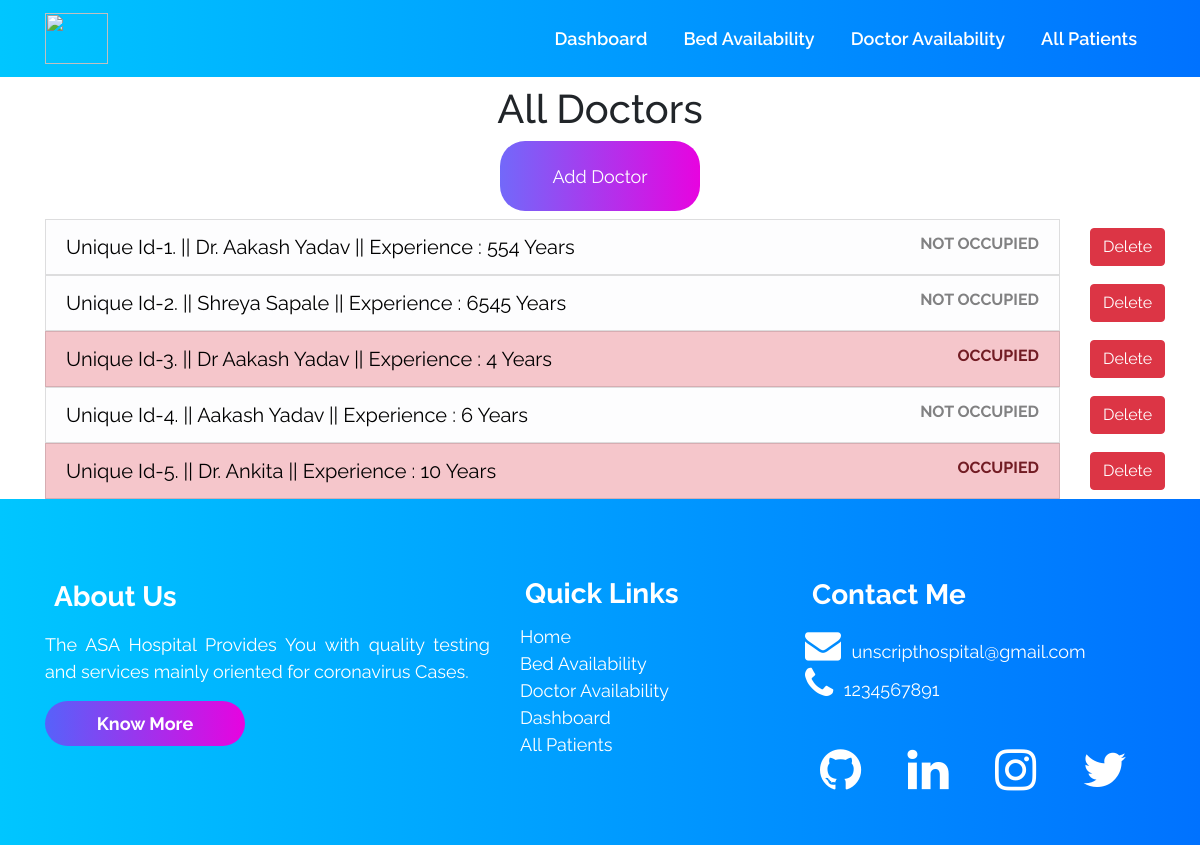
/doctoravailability/, run on an earlier commit of the app's database.
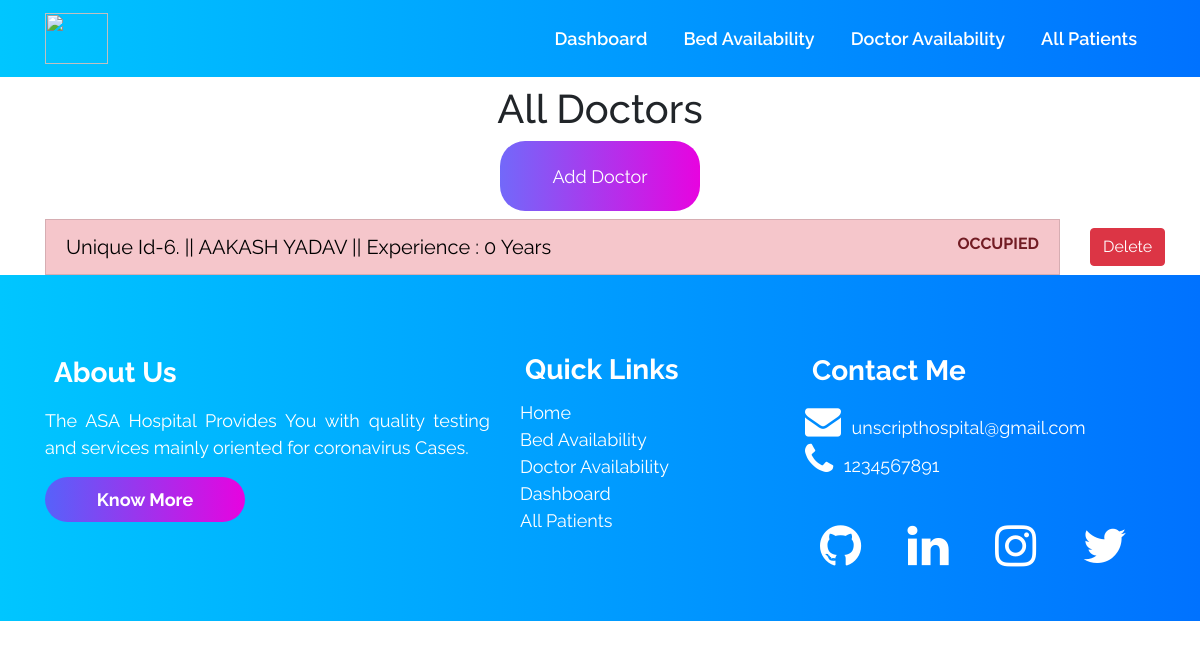
And on a later commit of the database.
### accounts/models.py (models this page shows, shortened)
class Doctor (models.Model):
    doctor_id = models.AutoField(primary_key=True)
    name = models.CharField(max_length=500, default="")
    phone = models.CharField(default="", max_length=500)
    experience_in_years = models.IntegerField(default=0)
    occupied = models.BooleanField(default=False)

### accounts/views.py (the view)
# urls.py: path("doctoravailability/", views.doctoravailability,
def doctoravailability(request):
    all_doctor_objects = Doctor.objects.all()
    context = {'all_doctors': all_doctor_objects}
    return render(request, 'doctoravailability.html', context)

### templates/doctoravailability.html (shortened to what this page needs)
{% extends 'innerbase.html' %}
{% load static %}
{% block cssLinks %}
<link rel="stylesheet" href="{% static 'css/doctoravailability.css' %}">
{% endblock %}
{% block body %}
<div class="container">
    <h1 class="text-center heading my-2">All Doctors</h1>
    <div class="container text-center my-2">
        <a href="/adddoctor">
            <button class="commonbuttons text-center">Add Doctor</button>
        </a>
    </div>
    <ul class="list-group">
        {% for doctor in all_doctors %}
        <div class="row">
            <div class="col-11">
                <a href="/doctors/{{doctor.doctor_id}}" style="text-decoration: none;">
                    <li class="list-group-item list-group-item-action
                    {% if doctor.occupied %} list-group-item-danger {% else %} list-group-item-light {% endif %}
                    ">
                        <div class="row">
                            <div class="col-md-9 header-of-list">
                                Unique Id-{{doctor.pk}}. || {{doctor.name}} || Experience :
                                {{doctor.experience_in_years}} Years
                            </div>
                            <div class="col-md-3 text-right">
                                <b>
                                    {% if doctor.occupied %} OCCUPIED {% else %} NOT OCCUPIED {% endif %}
                                </b>
                            </div>
                        </div>
                    </li>
                </a>
            </div>
            <div class="col-1 text-center align-self-center">
                <button type="button" class="btn btn-danger" data-bs-toggle="modal" data-bs-target="#exampleModal">
                    Delete
                </button>
            </div>
        </div>
        {% empty %}
        <li class="list-group-item list-group-item-action">NO ITEMS ACCORDING TO YOUR SEARCH</li>
        {% endfor %}
    </ul>
</div>
{% endblock %}

### templates/innerbase.html (shortened to what this page needs)
{% load static %}
<!DOCTYPE html>
<html lang="en">
<head>
    <link rel="stylesheet" href="{% static 'css/base.css' %}">
    {% block cssLinks %}{% endblock %}
    <link rel="stylesheet" href="https://cdnjs.cloudflare.com/ajax/libs/font-awesome/4.7.0/css/font-awesome.min.css" />
    <link rel="stylesheet" href="https://stackpath.bootstrapcdn.com/bootstrap/4.5.0/css/bootstrap.min.css"
>
</head>
<body>
    <nav class="navbar navbar-expand-lg sticky-top ">
        <div class="container">
            <a class="navbar-brand" href="/">
                <section id="leftlogo">
                    <img src="https://res.cloudinary.com/dnv3ztqf1/image/upload/v1608906379/Images%20for%20UNSCRIPT%20ROOKIE/logos/navbarlogo_kn59xi.png"
                        width="100%" class="d-inline-block align-top" loading="lazy" />
                </section>
            </a>
            <div class="collapse navbar-collapse" id="navbarNav">
                <ul class="navbar-nav ml-auto">
                    <li class="link-background">
                        <a href="/dashboard" class="nav-link left">Dashboard</a>
                    </li>
                    <li class="link-background">
                        <a href="/bedavailability" class="nav-link left">Bed Availability</a>
                    </li>
                    <li class="link-background">
                        <a href="/doctoravailability" class="nav-link left">Doctor Availability</a>
                    </li>
                    <li class="link-background">
                        <a href="/allpatients" class="nav-link left">All Patients</a>
                    </li>
                </ul>
            </div>
        </div>
    </nav>
    {% block body %}{% endblock %}
    <div class="outer_box_for_waves">
        <section id="wavesbelownavbar">
        </section>
    </div>
    <div class="footer_bottom">
        <br /><br />
        <div class="container">
            <div class="row">
                <div class="col-md-5 footer_about_section">
                    <h3><b>About Us</b></h3>
                    <p class="text-justify about_footer">
                        The ASA Hospital Provides You with quality testing and
                        services mainly oriented for coronavirus Cases.
                    </p>
                    <a href="#"><button id="commonbuttons"><b>Know More</b></button></a>
                </div>
                <div class="col-md-3 footer_quicklinks_section">
                    <h3><b>Quick Links</b></h3>
                    <ul class="footer-links">
                        <li><a href="/">Home</a></li>
                        <li><a href="/bedavailability">Bed Availability</a></li>
                        <li><a href="/doctoravailability">Doctor Availability</a></li>
                        <li><a href="/dashboard">Dashboard</a></li>
                        <li><a href="/allpatients">All Patients</a></li>
                    </ul>
                </div>
                <div class=" col-md-4 footer_contact_section">
                    <h3><b>Contact Me</b></h3>
                    <ul class="footer-links">
                        <li>
                            <a href="mailto:aakashcoder1210@gmail.com?subject =Hello Aakash = Message"><i
                                    style="padding-right: 3%" class="fa fa-2x fa-envelope"
                                    aria-hidden="true"></i>unscripthospital@gmail.com</a>
                        </li>
                        <li>
                            <a href="tel:+91 1234567891"><i style="padding-right: 3%" class="fa fa-2x fa-phone"
                                    aria-hidden="true"></i>1234567891</a>
                        </li>
                    </ul>
                    <br />
                    <div class="container">
                        <div class="row">
                            <div class="col-sm-3">
                                <a href="https://github.com/AakashCode12" target="_blank"><i id="github"
                                        class="fa fa-3x fa-github" aria-hidden="true"></i></a>
                            </div>
                            <div class="col-sm-3">
                                <a href="https://www.linkedin.com/in/aakash-yadav-a30627190/" target="_blank"><i
                                        id="linkedin" class="fa fa-3x fa-linkedin" aria-hidden="true"></i></a>
                            </div>
                            <div class="col-sm-3">
                                <a href="https://www.instagram.com/aakash_igram/" target="_blank"><i id="instagram"
                                        class="fa fa-3x fa-instagram" aria-hidden="true"></i></a>
                            </div>
                            <div class="col-sm-3">
                                <a href="https://twitter.com/Aakashv0007" target="_blank"><i id="twitter"
                                        class="fa fa-3x fa-twitter" aria-hidden="true"></i></a>
                            </div>
                        </div>
                    </div>
                </div>
            </div>
        </div>
        <br /><br />
    </div>
</body>
</html>

### static/css/base.css (style rules this page uses)
* { margin: 0; padding: 0; font-family: "Raleway", sans-serif; scroll-behavior: smooth; }
.navbar a { color: rgb(255, 255, 255) !important; transition: all 0.3s ease-in-out; }
.footer_bottom a { color: rgb(255, 255, 255) !important; transition: all 0.3s ease-in-out; }
h3 { padding: 2% 2% 2% 2%; }
.navbar-nav li { padding: 0 10px; }
.navbar-nav li a { text-align: right; color: #fff; font-size: large; font-weight: 600; }
.navbar { background: -webkit-linear-gradient(right, #0072ff, #00c6ff); }
#leftlogo img { width: 63.48px; height: 51.24px; }
a.left { position: relative; }
a.left:before { content: ""; position: absolute; width: 0; height: 3px; bottom: 0; left: 0; background-color: rgb(255, 255, 255); visibility: hidden; transition: all 0.3s ease-in-out; }
#commonbuttons { padding: 2%; border: none; border-radius: 25px; color: white; font-size: 18px; background: -webkit-linear-gradient(right, hsl(302, 97%, 46%), #6156f9e3); width: 200px; transition: all 0.3s ease-in; border: none; }
.commonbuttons { padding: 2%; border: none; border-radius: 25px; color: white; font-size: 18px; background: -webkit-linear-gradient(right, hsl(302, 97%, 46%), #6156f9e3); width: 200px; transition: all 0.3s ease-in; border: none; }
.outer_box_for_waves { overflow: hidden; color: aliceblue; background: -webkit-linear-gradient(right, #0072ff, #00c6ff); }
.footer_bottom { background: -webkit-linear-gradient(right, #0072ff, #00c6ff); }
.footer_about_section h3 { color: #fff; }
.footer_quicklinks_section h3 { color: #fff; }
.footer_contact_section h3 { color: #fff; }
.footer_about_section p { color: #fff; }
.footer_about_section p { font-size: 18px; }
.footer-links li { list-style: none; font-size: 18px; }
.footer-links li a { text-decoration: wavy; }
#github { color: #ffffff; padding: 5% 0% 5% 0%; }
#linkedin { color: #ffffff; padding: 5% 0% 5% 0%; }
#instagram { color: #ffffff; padding: 5% 0% 5% 0%; }
#twitter { color: #ffffff; padding: 5% 0% 5% 0%; }

### static/css/doctoravailability.css (style rules this page uses)
* { margin: 0; padding: 0; }
.header-of-list { color: black; font-weight: 400; font-size: 20px; }

What changed in the data, as far as the page shows it:
removed Doctor: pk "1", name "Dr. Aakash Yadav", experience_in_years "554", occupied "NOT OCCUPIED"
removed Doctor: pk "2", name "Shreya Sapale", experience_in_years "6545", occupied "NOT OCCUPIED"
removed Doctor: pk "3", name "Dr Aakash Yadav", experience_in_years "4", occupied "OCCUPIED"
removed Doctor: pk "4", name "Aakash Yadav", experience_in_years "6", occupied "NOT OCCUPIED"
removed Doctor: pk "5", name "Dr. Ankita", experience_in_years "10", occupied "OCCUPIED"
added Doctor: pk "6", name "AAKASH YADAV", experience_in_years "0", occupied "OCCUPIED"
